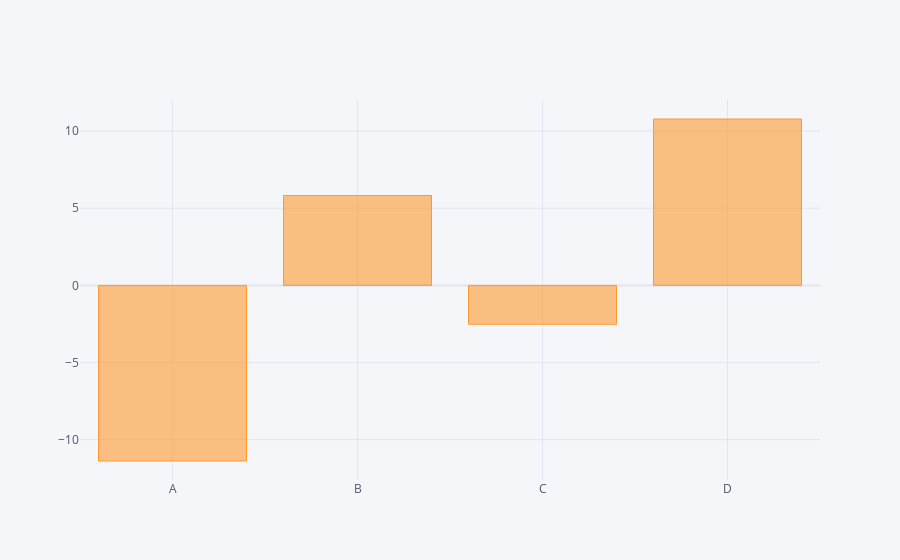

Notebook code cell kept with this figure:
### Code cell
df.sum().iplot(kind='bar')

### Figure 1 — Plotly figure (JSON) as saved in the notebook; plotly's stock layout.template omitted (floating-point values rounded to 4 significant figures)
{"data": [{"marker": {"color": "rgba(255, 153, 51, 0.6)", "line": {"color": "rgba(255, 153, 51, 1.0)", "width": 1}}, "name": "None", "orientation": "v", "text": "", "type": "bar", "x": ["A", "B", "C", "D"], "y": [-11.38, 5.827, -2.518, 10.78]}], "layout": {"autosize": true, "legend": {"bgcolor": "#F5F6F9", "font": {"color": "#4D5663"}}, "paper_bgcolor": "#F5F6F9", "plot_bgcolor": "#F5F6F9", "title": {"font": {"color": "#4D5663"}}, "xaxis": {"autorange": true, "gridcolor": "#E1E5ED", "range": [-0.5, 3.5], "showgrid": true, "tickfont": {"color": "#4D5663"}, "title": {"font": {"color": "#4D5663"}, "text": ""}, "type": "category", "zerolinecolor": "#E1E5ED"}, "yaxis": {"autorange": true, "gridcolor": "#E1E5ED", "range": [-12.61, 12.01], "showgrid": true, "tickfont": {"color": "#4D5663"}, "title": {"font": {"color": "#4D5663"}, "text": ""}, "type": "linear", "zerolinecolor": "#E1E5ED"}}}
